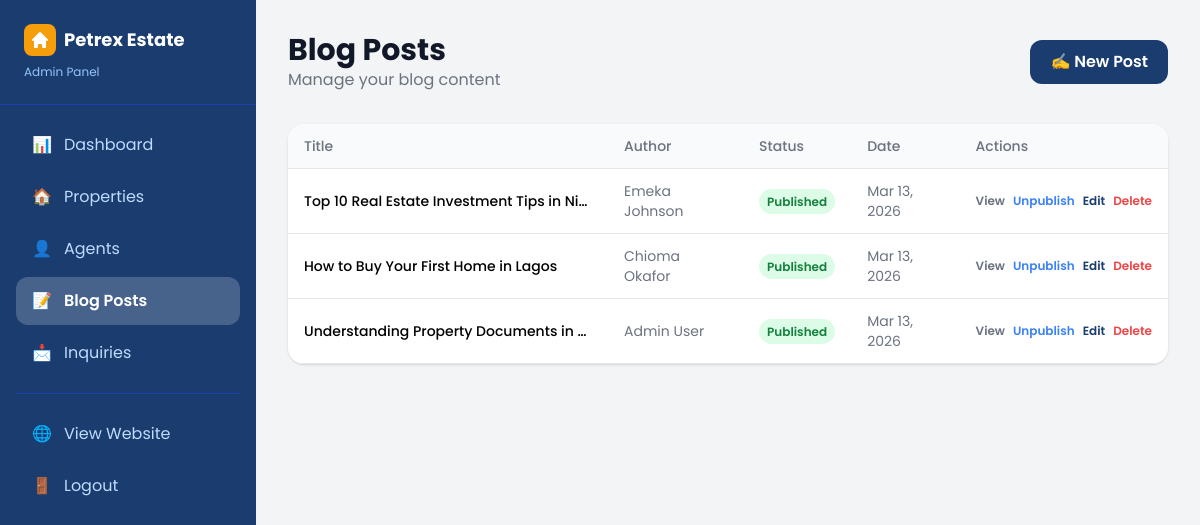
The app's page /admin/blog/index.php (signed in) with its own data.
### tables this page shows
CREATE TABLE blog_posts (
  id INT AUTO_INCREMENT PRIMARY KEY,
  title VARCHAR(255) NOT NULL,
  content LONGTEXT NOT NULL,
  excerpt TEXT,
  image_url VARCHAR(500),
  author_name VARCHAR(255),
  published TINYINT(1) DEFAULT 0,
  created_at TIMESTAMP DEFAULT CURRENT_TIMESTAMP
);

### admin/blog/index.php (the view, shortened to what this page needs)
<?php
$db = getDB();
$stmt = $db->prepare("SELECT * FROM blog_posts ORDER BY created_at DESC");
$stmt->execute();
$posts = $stmt->get_result()->fetch_all(MYSQLI_ASSOC);
?>
<!DOCTYPE html>
<html lang="en">
<head>
    <script src="https://cdn.tailwindcss.com"></script>
</head>
<body class="bg-gray-100">
<div class="flex">
    <?php include '../includes/sidebar.php'; ?>
    <main class="flex-1 p-8">
        <div class="flex justify-between items-center mb-8">
            <div>
                <h1 class="text-3xl font-bold text-gray-900">Blog Posts</h1>
                <p class="text-gray-500">Manage your blog content</p>
            </div>
            <a href="/admin/blog/add.php" class="bg-primary text-white px-5 py-2.5 rounded-xl font-semibold hover:bg-blue-900 transition-colors">
                ✍️ New Post
            </a>
        </div>
        <div class="bg-white rounded-2xl shadow overflow-hidden">
            <div class="overflow-x-auto">
                <table class="w-full text-sm">
                    <thead class="bg-gray-50 border-b">
                        <tr>
                            <th class="py-3 px-4 text-left text-gray-500 font-medium">Title</th>
                            <th class="py-3 px-4 text-left text-gray-500 font-medium">Author</th>
                            <th class="py-3 px-4 text-left text-gray-500 font-medium">Status</th>
                            <th class="py-3 px-4 text-left text-gray-500 font-medium">Date</th>
                            <th class="py-3 px-4 text-left text-gray-500 font-medium">Actions</th>
                        </tr>
                    </thead>
                    <tbody>
                        <?php foreach ($posts as $post): ?>
                        <tr class="border-b hover:bg-gray-50">
                            <td class="py-3 px-4 font-medium max-w-xs truncate"><?php echo htmlspecialchars($post['title']); ?></td>
                            <td class="py-3 px-4 text-gray-500"><?php echo htmlspecialchars($post['author_name']); ?></td>
                            <td class="py-3 px-4">
                                <span class="px-2 py-1 rounded-full text-xs font-semibold <?php echo $post['published'] ? 'bg-green-100 text-green-700' : 'bg-yellow-100 text-yellow-700'; ?>">
                                    <?php echo $post['published'] ? 'Published' : 'Draft'; ?>
                                </span>
                            </td>
                            <td class="py-3 px-4 text-gray-500"><?php echo date('M d, Y', strtotime($post['created_at'])); ?></td>
                            <td class="py-3 px-4">
                                <div class="flex gap-2">
                                    <?php if ($post['published']): ?>
                                    <a href="/blog/single.php?id=<?php echo (int)$post['id']; ?>" target="_blank" class="text-gray-500 hover:text-primary text-xs font-semibold">View</a>
                                    <?php endif; ?>
                                    <a href="?toggle=<?php echo (int)$post['id']; ?>" class="text-blue-500 hover:text-blue-700 text-xs font-semibold">
                                        <?php echo $post['published'] ? 'Unpublish' : 'Publish'; ?>
                                    </a>
                                    <a href="/admin/blog/edit.php?id=<?php echo (int)$post['id']; ?>" class="text-primary hover:text-blue-900 text-xs font-semibold">Edit</a>
                                    <a href="?delete=<?php echo (int)$post['id']; ?>" onclick="return confirm('Delete this post?')" class="text-red-500 hover:text-red-700 text-xs font-semibold">Delete</a>
                                </div>
                            </td>
                        </tr>
                        <?php endforeach; ?>
                    </tbody>
                </table>
            </div>
        </div>
    </main>
</div>
</body>
</html>

### admin/blog/index.php (style rules this page uses)
body { font-family: 'Poppins', sans-serif; }

### records on screen
blog_posts: title "Top 10 Real Estate Investment Tips in Ni…", author_name "Emeka Johnson", published "Published", created_at "Mar 13, 2026"
blog_posts: title "How to Buy Your First Home in Lagos", author_name "Chioma Okafor", published "Published", created_at "Mar 13, 2026"
blog_posts: title "Understanding Property Documents in…", author_name "Admin User", published "Published", created_at "Mar 13, 2026"

### other values on screen
$icon "📊 🏠 👤 📝 📩"
$label "Dashboard Properties Agents Blog Posts Inquiries"
